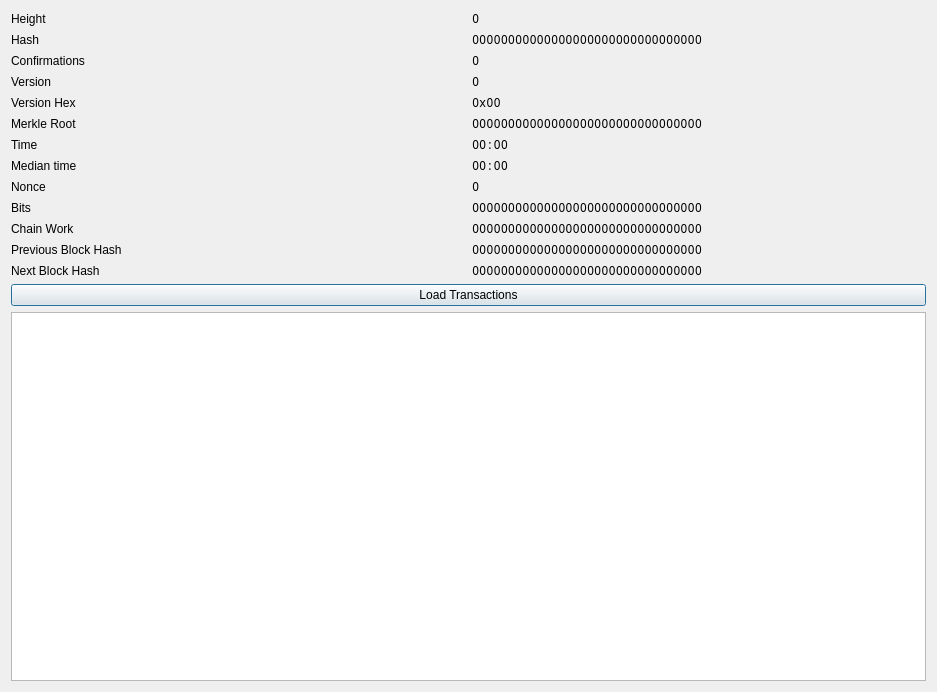
<?xml version="1.0" encoding="UTF-8"?>
<ui version="4.0">
 <class>BlockIndexDetailsDialog</class>
 <widget class="QDialog" name="BlockIndexDetailsDialog">
  <property name="geometry">
   <rect>
    <x>0</x>
    <y>0</y>
    <width>937</width>
    <height>692</height>
   </rect>
  </property>
  <property name="windowTitle">
   <string>Block Index Details</string>
  </property>
  <layout class="QGridLayout" name="gridLayout">
   <item row="10" column="0">
    <widget class="QLabel" name="label_18">
     <property name="text">
      <string>Chain Work</string>
     </property>
    </widget>
   </item>
   <item row="2" column="1">
    <widget class="QLabel" name="labelConf">
     <property name="font">
      <font>
       <family>Noto Mono</family>
      </font>
     </property>
     <property name="text">
      <string>0</string>
     </property>
    </widget>
   </item>
   <item row="4" column="1">
    <widget class="QLabel" name="labelVersionHex">
     <property name="font">
      <font>
       <family>Noto Mono</family>
      </font>
     </property>
     <property name="text">
      <string>0x00</string>
     </property>
    </widget>
   </item>
   <item row="1" column="0">
    <widget class="QLabel" name="label_4">
     <property name="text">
      <string>Hash</string>
     </property>
    </widget>
   </item>
   <item row="9" column="0">
    <widget class="QLabel" name="label_16">
     <property name="text">
      <string>Bits</string>
     </property>
    </widget>
   </item>
   <item row="14" column="0" colspan="2">
    <widget class="QTableWidget" name="tableWidgetTransactions">
     <property name="font">
      <font>
       <family>Noto Mono</family>
      </font>
     </property>
    </widget>
   </item>
   <item row="4" column="0">
    <widget class="QLabel" name="label_10">
     <property name="text">
      <string>Version Hex</string>
     </property>
    </widget>
   </item>
   <item row="9" column="1">
    <widget class="QLabel" name="labelBits">
     <property name="font">
      <font>
       <family>Noto Mono</family>
      </font>
     </property>
     <property name="text">
      <string>00000000000000000000000000000000</string>
     </property>
    </widget>
   </item>
   <item row="5" column="1">
    <widget class="QLabel" name="labelMerkleRoot">
     <property name="font">
      <font>
       <family>Noto Mono</family>
      </font>
     </property>
     <property name="text">
      <string>00000000000000000000000000000000</string>
     </property>
    </widget>
   </item>
   <item row="3" column="1">
    <widget class="QLabel" name="labelVersion">
     <property name="font">
      <font>
       <family>Noto Mono</family>
      </font>
     </property>
     <property name="text">
      <string>0</string>
     </property>
    </widget>
   </item>
   <item row="0" column="1">
    <widget class="QLabel" name="labelHeight">
     <property name="font">
      <font>
       <family>Noto Mono</family>
      </font>
     </property>
     <property name="text">
      <string>0</string>
     </property>
    </widget>
   </item>
   <item row="12" column="0">
    <widget class="QLabel" name="label_20">
     <property name="text">
      <string>Next Block Hash</string>
     </property>
    </widget>
   </item>
   <item row="8" column="1">
    <widget class="QLabel" name="labelNonce">
     <property name="font">
      <font>
       <family>Noto Mono</family>
      </font>
     </property>
     <property name="text">
      <string>0</string>
     </property>
    </widget>
   </item>
   <item row="11" column="0">
    <widget class="QLabel" name="label_19">
     <property name="text">
      <string>Previous Block Hash</string>
     </property>
    </widget>
   </item>
   <item row="0" column="0">
    <widget class="QLabel" name="label_2">
     <property name="text">
      <string>Height</string>
     </property>
    </widget>
   </item>
   <item row="2" column="0">
    <widget class="QLabel" name="label_6">
     <property name="text">
      <string>Confirmations</string>
     </property>
    </widget>
   </item>
   <item row="5" column="0">
    <widget class="QLabel" name="label_12">
     <property name="text">
      <string>Merkle Root</string>
     </property>
    </widget>
   </item>
   <item row="11" column="1">
    <widget class="QLabel" name="labelPrevBlockHash">
     <property name="font">
      <font>
       <family>Noto Mono</family>
      </font>
     </property>
     <property name="text">
      <string>00000000000000000000000000000000</string>
     </property>
    </widget>
   </item>
   <item row="6" column="1">
    <widget class="QLabel" name="labelTime">
     <property name="font">
      <font>
       <family>Noto Mono</family>
      </font>
     </property>
     <property name="text">
      <string>00:00</string>
     </property>
    </widget>
   </item>
   <item row="7" column="1">
    <widget class="QLabel" name="labelMedianTime">
     <property name="font">
      <font>
       <family>Noto Mono</family>
      </font>
     </property>
     <property name="text">
      <string>00:00</string>
     </property>
    </widget>
   </item>
   <item row="10" column="1">
    <widget class="QLabel" name="labelChainWork">
     <property name="font">
      <font>
       <family>Noto Mono</family>
      </font>
     </property>
     <property name="text">
      <string>00000000000000000000000000000000</string>
     </property>
    </widget>
   </item>
   <item row="3" column="0">
    <widget class="QLabel" name="label_8">
     <property name="text">
      <string>Version</string>
     </property>
    </widget>
   </item>
   <item row="12" column="1">
    <widget class="QLabel" name="labelNextBlockHash">
     <property name="font">
      <font>
       <family>Noto Mono</family>
      </font>
     </property>
     <property name="text">
      <string>00000000000000000000000000000000</string>
     </property>
    </widget>
   </item>
   <item row="13" column="0" colspan="2">
    <widget class="QPushButton" name="pushButtonLoadTransactions">
     <property name="text">
      <string>Load Transactions</string>
     </property>
    </widget>
   </item>
   <item row="1" column="1">
    <widget class="QLabel" name="labelHash">
     <property name="font">
      <font>
       <family>Noto Mono</family>
      </font>
     </property>
     <property name="text">
      <string>00000000000000000000000000000000</string>
     </property>
    </widget>
   </item>
   <item row="7" column="0">
    <widget class="QLabel" name="label_14">
     <property name="text">
      <string>Median time</string>
     </property>
    </widget>
   </item>
   <item row="6" column="0">
    <widget class="QLabel" name="label_13">
     <property name="text">
      <string>Time</string>
     </property>
    </widget>
   </item>
   <item row="8" column="0">
    <widget class="QLabel" name="label_15">
     <property name="text">
      <string>Nonce</string>
     </property>
    </widget>
   </item>
  </layout>
 </widget>
 <resources/>
 <connections/>
</ui>
